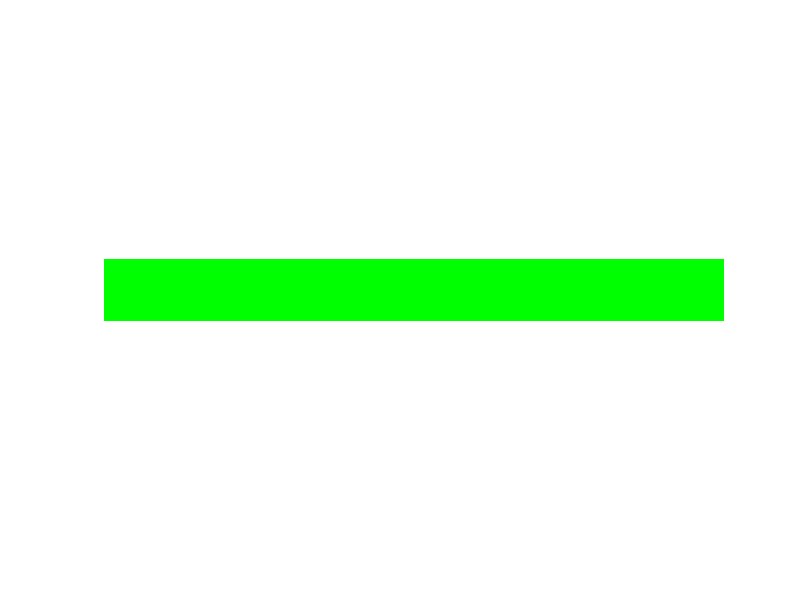

MATLAB code for this plot:
clc
close all
clear all


img = uint8(zeros(50, 500));

img = cat(3, img, img, img);

img(:,:,3) = 255;


for i=1:10:500;
    
    img(:, 1:i+9, 3) = 0;
    img(:, 1:i+9, 2) = 255;
    
    figure(1), imshow(img);

    
end